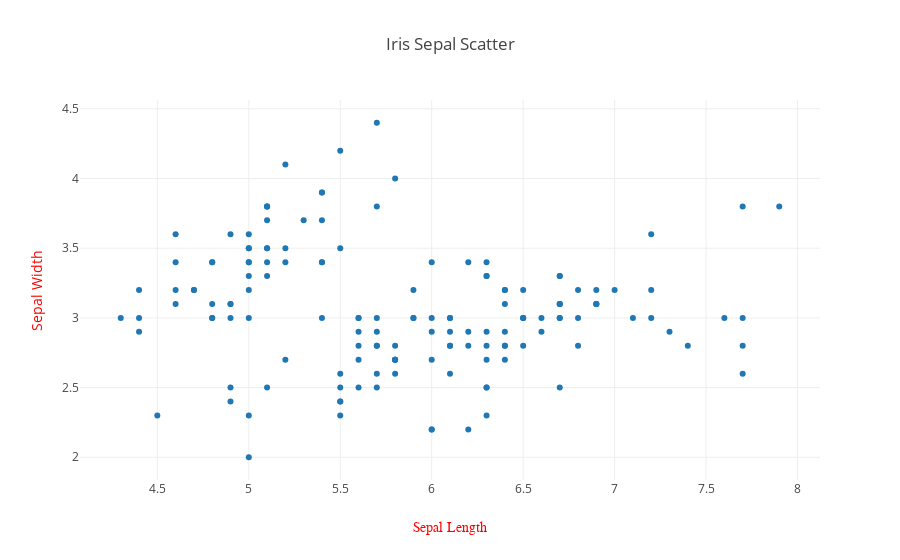

Notebook code for this chart:
### Markdown cell above
## Scatter

Comprehensive information is here: https://plot.ly/python/line-and-scatter/

User the `go.Scatter` object with `mode = "markers"` to make a scatter:

### Code cell
plotData = [go.Scatter(x = iris_df.sepal_length,
                       y = iris_df.sepal_width,
                       mode = 'markers')]
plotLayout = go.Layout(title = 'Iris Sepal Scatter',
                       xaxis = dict(title = 'Sepal Length',
                                titlefont = dict(family = 'Courier New, monospace',
                                             size = 14,
                                             color = 'red')
                                   ),
                       yaxis = dict(title = 'Sepal Width',
                                titlefont = dict(size = 14,
                                             color = 'red')
                                   )
                      )

py.iplot({
    "data": plotData,
    "layout": plotLayout
})

### Figure 1 — Plotly figure (JSON) as saved in the notebook; plotly's stock layout.template omitted (floating-point values rounded to 4 significant figures; data arrays with more than 128 entries replaced by an {"elided": "..."} marker saying what was removed)
{"data": [{"mode": "markers", "type": "scatter", "uid": "c8f0c962-f8b7-46f1-a2e0-1022a2868fce", "x": {"elided": "150 float values"}, "y": {"elided": "150 float values"}}], "layout": {"title": {"text": "Iris Sepal Scatter"}, "xaxis": {"title": {"font": {"color": "red", "family": "Courier New, monospace", "size": 14}, "text": "Sepal Length"}}, "yaxis": {"title": {"font": {"color": "red", "size": 14}, "text": "Sepal Width"}}}}
